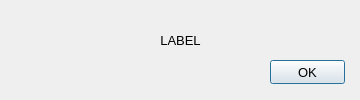
<?xml version="1.0" encoding="UTF-8"?>
<ui version="4.0">
 <class>MessageDialog</class>
 <widget class="QDialog" name="MessageDialog">
  <property name="geometry">
   <rect>
    <x>0</x>
    <y>0</y>
    <width>360</width>
    <height>100</height>
   </rect>
  </property>
  <property name="sizePolicy">
   <sizepolicy hsizetype="Minimum" vsizetype="Minimum">
    <horstretch>0</horstretch>
    <verstretch>0</verstretch>
   </sizepolicy>
  </property>
  <property name="minimumSize">
   <size>
    <width>360</width>
    <height>100</height>
   </size>
  </property>
  <property name="maximumSize">
   <size>
    <width>360</width>
    <height>100</height>
   </size>
  </property>
  <property name="baseSize">
   <size>
    <width>360</width>
    <height>100</height>
   </size>
  </property>
  <property name="windowTitle">
   <string>DialogTitle</string>
  </property>
  <widget class="QPushButton" name="pushButton">
   <property name="geometry">
    <rect>
     <x>270</x>
     <y>60</y>
     <width>75</width>
     <height>24</height>
    </rect>
   </property>
   <property name="font">
    <font>
     <pointsize>10</pointsize>
    </font>
   </property>
   <property name="text">
    <string>OK</string>
   </property>
  </widget>
  <widget class="QLabel" name="label">
   <property name="geometry">
    <rect>
     <x>20</x>
     <y>20</y>
     <width>321</width>
     <height>41</height>
    </rect>
   </property>
   <property name="font">
    <font>
     <pointsize>10</pointsize>
    </font>
   </property>
   <property name="text">
    <string>LABEL</string>
   </property>
   <property name="alignment">
    <set>Qt::AlignCenter</set>
   </property>
  </widget>
 </widget>
 <resources/>
 <connections>
  <connection>
   <sender>pushButton</sender>
   <signal>clicked()</signal>
   <receiver>MessageDialog</receiver>
   <slot>close()</slot>
   <hints>
    <hint type="sourcelabel">
     <x>307</x>
     <y>71</y>
    </hint>
    <hint type="destinationlabel">
     <x>179</x>
     <y>49</y>
    </hint>
   </hints>
  </connection>
 </connections>
</ui>
